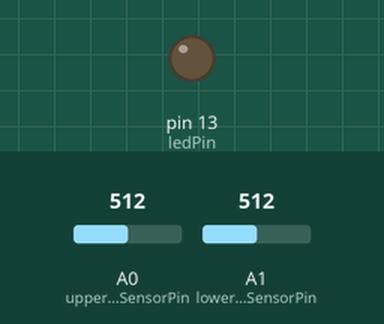
Simulated run of this sketch. Board: Arduino Nano, built with avr-gcc and run on an emulated ATmega328P. Shown: output pins drawn as LEDs (lit = HIGH). The test bench sets the inputs (shaded band); at power-on: A0 (upperWaterSensorPin) = 512, A1 (lowerWaterSensorPin) = 512. What the sketch prints to the serial monitor is not drawn.

Above: at 0.05 s.
Timing chart, 0 to 3.0 s (numbered marks = the images above):
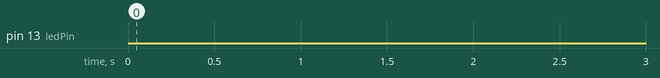

The sketch:

BerkeyWaterFillWithStateMachine.ino
```cpp
#include <StateMachine.h>

const int STATE_DELAY = 1000;

#define upperWaterSensorPin A0
#define lowerWaterSensorPin A1
#define fillWaterPumpPin A7
#define ledPin 13      // select the pin for the LED
int upperSensorValue = 0;
int upperPercentageValue = 0;
int lowerSensorValue = 0;
int lowerPercentageValue = 0;
int fillCycleCount = 0;

StateMachine machine = StateMachine();

State* WaitForStabilize = machine.addState(&startupStabilize);
State* WaitForLowerEmpty = machine.addState(&waitForLowerEmpty);
State* FillOneSecond = machine.addState(&fillOneSecond);
State* TooMuchFilling = machine.addState(&tooMuchFilling);

void setup() {
  // declare the ledPin as an OUTPUT:
  pinMode(ledPin, OUTPUT);
  Serial.begin(9600);
  pinMode(upperWaterSensorPin, INPUT);
  pinMode(lowerWaterSensorPin, INPUT);
  pinMode(fillWaterPumpPin, OUTPUT);

  WaitForStabilize->addTransition(&transitionStartupDone,WaitForLowerEmpty);
  WaitForLowerEmpty->addTransition(&transitionStartFilling,FillOneSecond);
  FillOneSecond->addTransition(&transitionErrorFilling,TooMuchFilling);
  FillOneSecond->addTransition(&transitionDoneFilling,WaitForLowerEmpty);
  FillOneSecond->addTransition(&transitionContinueFilling,FillOneSecond);
}

//
// WaitForStabilize
//

void startupStabilize(){
  Serial.println("WaitForStabilize");
  delay(4000); // Sensors to stabilize
}


//
// State Operations
//

void waitForLowerEmpty() {
  Serial.println("WaitForLowerEmpty");
  fillCycleCount = 0;
}

void fillOneSecond() {
  Serial.println("FillingForOneSecond");
  openValve();
  delay(1000);
  closeValve();
  fillCycleCount += 1;
  delay(3000); // For the sensor to stabilize
}

// Error
void tooMuchFilling() {
  Serial.println("TooMuchFilling");

  // Flash forever
  closeValve(); // Just to be sure

  while(true) {
    ledOn();
    delay(250);
    ledOff();
    delay(250);
  }
}

//
// Transition Checks
//

bool transitionStartupDone(){
  return true; // We know five seconds has passed
}

bool transitionStartFilling(){
  updateSensorValues();
  if ((lowerPercentageValue < 30) && (upperPercentageValue <  30)) {
    return true;
  }

 return false;
}

bool transitionErrorFilling() {
  updateSensorValues();
  if (fillCycleCount > 20) {
    return true;
  }
  return false;
}

bool transitionContinueFilling() {
  updateSensorValues();

  if (upperPercentageValue < 60) {
    return true;
  }

  return false;
}

bool transitionDoneFilling() {
  updateSensorValues();

  if (upperPercentageValue >= 60) {
    return true;
  }
  return false;
}

// Utilities

void ledOn() {
  digitalWrite(ledPin, HIGH);
}

void ledOff() {
  digitalWrite(ledPin, LOW);
}

void openValve() {
  digitalWrite(fillWaterPumpPin, HIGH);
}

void closeValve() {
  digitalWrite(fillWaterPumpPin, LOW);
}

int percentageFullSensorOne(int rawValue) {
  return (rawValue-500)*100L/(735-500);
}

int percentageFullSensorTwo(int rawValue) {
  return (rawValue-525)*100L/(670-525);
}

void updateSensorValues() {
  // read the value from the sensor:
  upperSensorValue = analogRead(upperWaterSensorPin);
  lowerSensorValue = analogRead(lowerWaterSensorPin);
  upperPercentageValue = percentageFullSensorOne(upperSensorValue); // < 25 not reliable
  lowerPercentageValue = percentageFullSensorTwo(lowerSensorValue); // < 25 not reliable
  // https://forum.arduino.cc/t/baffled-by-ranging-an-analog-value-into-a-percentage/364834/2
  Serial.println(upperPercentageValue);
  Serial.println(lowerPercentageValue);
  Serial.println("\n");
}

void loop() {
  machine.run();
  delay(STATE_DELAY);
}
```

Measured:
- by itself, pin 13 (ledPin): LOW → HIGH at 111 s, → LOW 0.25 s later, → HIGH 0.25 s later, → LOW 0.25 s later, … (76 changes in this stretch)
